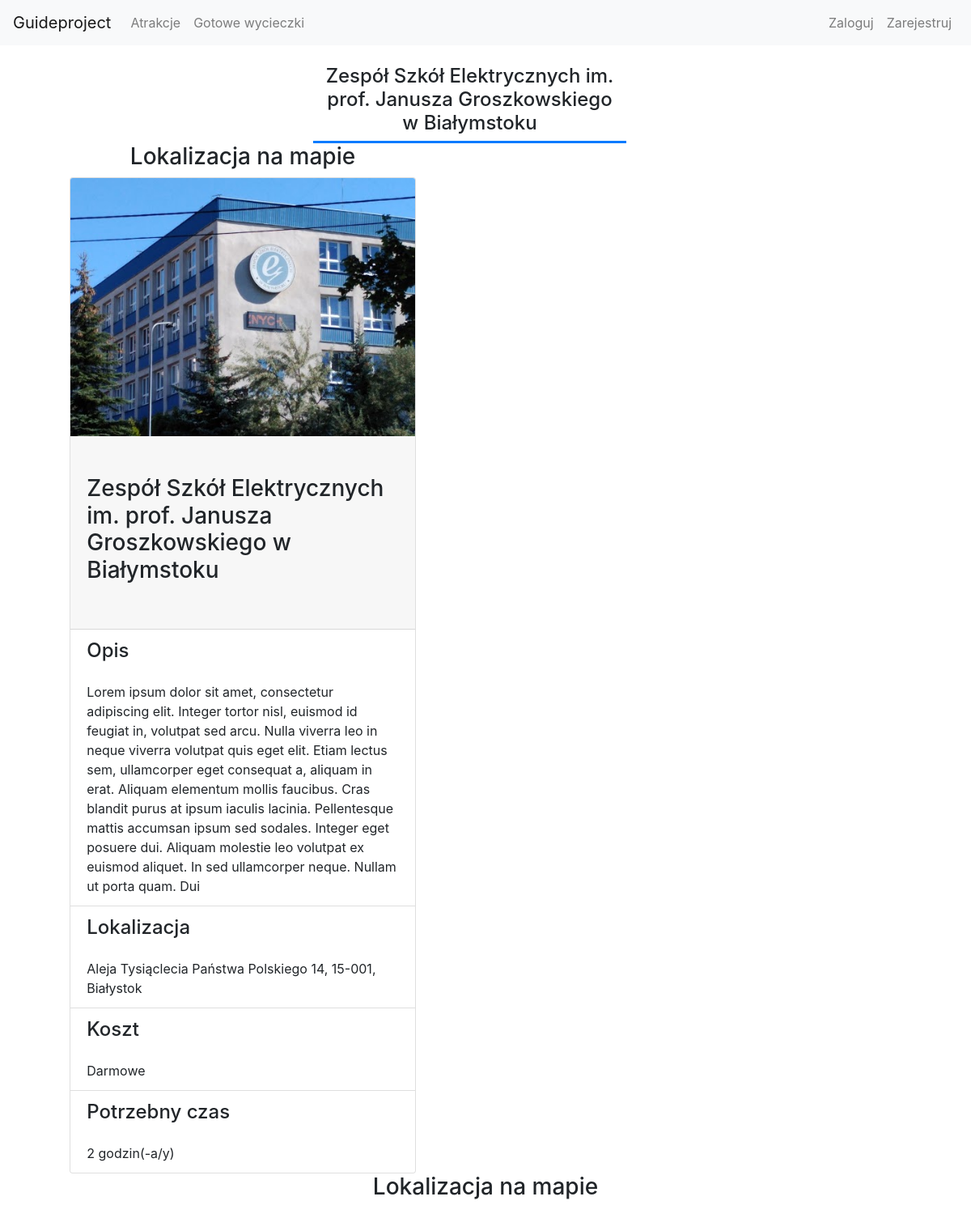
The app's page /guide/attraction/19 with its own data.
### guide/models.py (models this page shows, shortened)
class Attraction(models.Model):
    name = models.CharField(_("Name"),
                            max_length=200, help_text="Enter attraction's name.")
    description = models.TextField(max_length=500)
    categories = models.ManyToManyField(
        "Category")
    localization = models.ForeignKey(
        "Localization", verbose_name=_("Address"), on_delete=models.CASCADE, null=True, blank=True)
    timeNeededToSightsee = models.FloatField(
        _("Time neede to sightsee (in hours)"))
    ticketCost = models.FloatField(
        _("Ticket's cost"), default=0)
    def display_category(self):
        """Create a string for the Category. This is required to display category in Admin."""
        return ', '.join(category.name for category in self.categories.all())
    def getTimeAsFormattedString(self):
        hours = int(self.timeNeededToSightsee)
        minutes = int((self.timeNeededToSightsee % 1)*60)
        result = ''
        if hours:
            result += str(hours) + ' godzin(-a/y) '
        if minutes:
            result += str(minutes) + ' minut(-a)'
        return result
    def getFormattedCost(self):
        if self.ticketCost == 0:
            return 'Darmowe'
        else:
            return f'{str(self.ticketCost)} zł'
    display_category.short_description = 'Category'
    class Meta:
        ordering = ['name']

class Localization(models.Model):
    street = models.CharField(_("Street"), max_length=100)
    zipCode = models.CharField(_("Zip code"), max_length=100)
    city = models.CharField(_("City"), max_length=100)
    lattitude = models.FloatField(_("Lattitude"), default=0)
    longitude = models.FloatField(_("Longitude"), default=0)
    def __str__(self):
        return self.street+', '+self.zipCode+', '+self.city

### guide/views.py (the view)
class AttractionDetailView(DetailView):
    model = Attraction
    def get_context_data(self, **kwargs):
        context = super().get_context_data(**kwargs)
        context['attractionLocalization'] = extractInfo(self.object)
        context['form'] = SignUpForm
        if self.request.user.is_authenticated:
            shoppingcart = ShoppingCart.objects.get(owner=self.request.user)
            if shoppingcart.attractions.filter(pk=self.object.pk):
                context['inPlan'] = True
        return context

### guide/views.py (called while the page is built)
def extractInfo(attractionList):
    formattedInfo = []
    try:
        for attraction in attractionList:
            formattedInfo.append({'name': attraction.name,
                                  'lat-lng': {'lat': attraction.localization.lattitude, 'lng': attraction.localization.longitude}})
        return formattedInfo
    except:
        pass
    try:
        formattedInfo.append({'name': attractionList.name,
                              'lat-lng': {'lat': attractionList.localization.lattitude, 'lng': attractionList.localization.longitude}})
        return formattedInfo
    except:
        pass

### guide/templates/guide/attraction_detail.html (shortened to what this page needs)
{% extends "base.html" %}
{% block content %}
{% load static %}
<section class="container-fluid">
    <div class="row mt-4 mr-4">
        <div class="col-4 text-right">
        </div>
        <div class="col-4 text-center border-bottom border-primary border-3">
        <h4>{{attraction.name}}</h4>
        </div>
        <div class="col-4 text-right">
        </div>
    </div>
    <div class="row mt-32">
        <div class="col-6">
            <div class="row">
            <div class="col">
                        <h3 class="text-center">Lokalizacja na mapie</h3>
                    </div>
            </div>
            <div class="row">
            <div class="col">
            <div class="listing-block">
               <div class="card w-75  mx-auto">
                <img class="card-img-top" src="{% static "images/" %}{{attraction.name}}.jpeg" alt="{{attraction.name}}">
                <div class="card-header py-5">
                    <h3>{{attraction.name}}</h3>
                </div>
                <ul class="list-group list-group-flush">
                    <li class="list-group-item">
                    <h4 class="pb-3">Opis</h4>
                        {{attraction.description}}
                    </li>
                    <li class="list-group-item">
                    <h4 class="pb-3">Lokalizacja</h4>
                        {{attraction.localization}}
                    </li>
                    <li class="list-group-item">
                    <h4 class="pb-3">Koszt</h4>
                        {{attraction.getFormattedCost}}
                    </li>
                    <li class="list-group-item">
                    <h4 class="pb-3">Potrzebny czas</h4>
                        {{attraction.getTimeAsFormattedString}}
                    </li>
                </ul>
                </div>
            </div>
            </div>
            </div>
        </div>
        <div class="col">
            <div class="row">
                    <div class="col">
                        <h3 class="text-center">Lokalizacja na mapie</h3>
                    </div>
                </div>
                <div class="row">
                    <div class="" id="map"></div>
                </div>
        </div>
    </div>
</section>
{% endblock content %}

### guide/templates/guide/attraction_detail.html (style rules this page uses)
#map { height:600px; width:800px; margin: 0 auto 30px auto; }
.border-3 { border-width:3px !important; }

### records on screen
Attraction: name "Zespół Szkół Elektrycznych im. prof. Janusza Groszkowskiego w Białymstoku", name (picture), description "Lorem ipsum dolor sit amet, consectetur adipiscing elit. Integer tortor nisl, euismod id feugiat in, volutpat sed arcu. Nulla viverra leo in neque viverra volutpat quis eget elit. Etiam lectus sem, ullamcorper eget consequat a, aliquam in erat. Aliquam elementum mollis faucibus. Cras blandit purus at ipsum iaculis lacinia. Pellentesque mattis accumsan ipsum sed sodales. Integer eget posuere dui. Aliquam molestie leo volutpat ex euismod aliquet. In sed ullamcorper neque. Nullam ut porta quam. Dui", localization "Aleja Tysiąclecia Państwa Polskiego 14, 15-001, Białystok", getFormattedCost "Darmowe", getTimeAsFormattedString "2 godzin(-a/y)"
